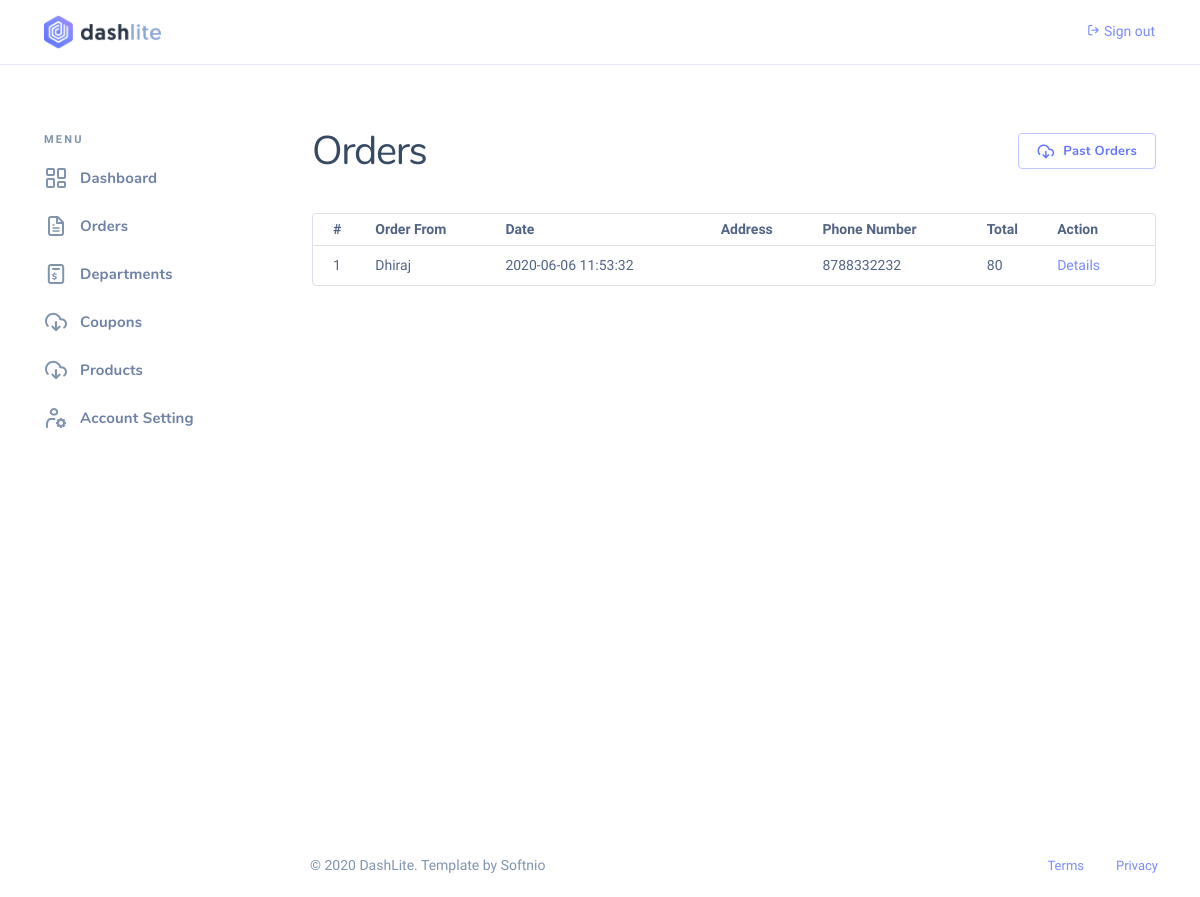
Page /auth/admin/orders.php?past_order=1 on the earlier database version.
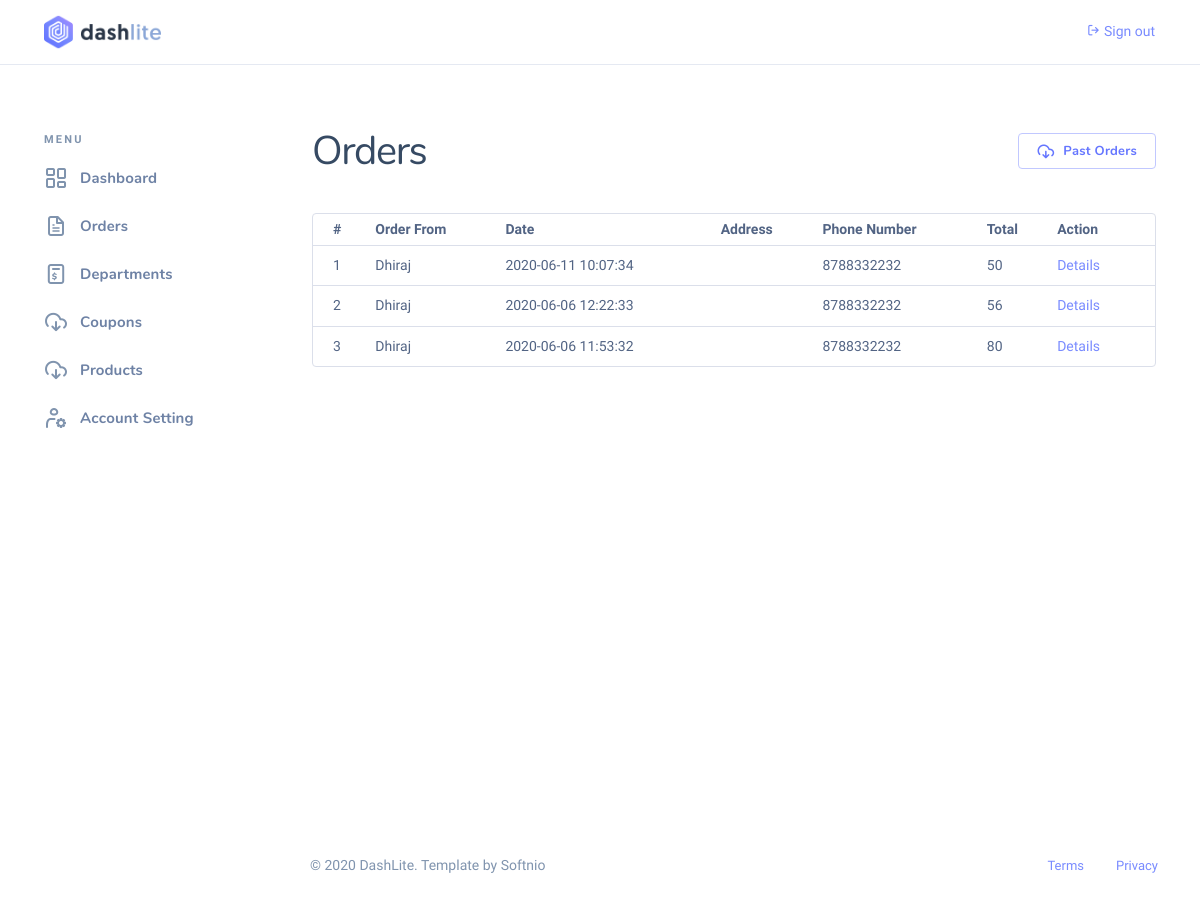
Same page on the later database version.
### tables this page shows
CREATE TABLE `orders` (
  `id` int(11) NOT NULL,
  `userid` int(11) NOT NULL,
  `date` datetime NOT NULL,
  `total` double NOT NULL,
  `transactionid` varchar(255) NOT NULL,
  `pincode` varchar(11) NOT NULL,
  `address` text NOT NULL,
  `landmark` text NOT NULL,
  `coupon` varchar(255) DEFAULT NULL,
  `saved` int(11) NOT NULL,
  `status` varchar(255) NOT NULL
);

CREATE TABLE `user` (
  `id` int(11) NOT NULL,
  `firstname` varchar(255) NOT NULL,
  `lastname` varchar(255) NOT NULL,
  `email` varchar(255) NOT NULL,
  `mobileno` varchar(20) NOT NULL,
  `password` varchar(255) NOT NULL,
  `is_admin` int(1) NOT NULL
);

### core/Database.php (called while the page is built, shortened)
<?php
    class Database {
        private $connection;
        public function set_connection(){
            $this->connection = mysqli_connect(DB_HOST, DB_USER, DB_PASSWORD, DB_DATABASE);
        }
        public function query($query){
            $result = mysqli_query($this->connection, $query);
            if($result){
                return $result;
            }
            return false;
        }
    }
    $database = new Database();

### core/Crud.php (called while the page is built, shortened)
<?php
    class Crud {
        public static function read($query) {
            global $database;
            $result = $database->query($query);
            if ($result) {
                $array = array();
                while ($row = mysqli_fetch_assoc($result)) {
                    $array[] = $row;
                }
                return $array;
            }
            return false;
        }
    }

### auth/admin/orders/read.php (called while the page is built, shortened)
<?php
    if(isset($_GET['past_order'])){
        $results = addSrNo(Crud::read("select orders.id, concat(user.firstname, ' ', user.lastname) as name, orders.date, orders.total, orders.address, user.mobileno, orders.status from orders, user where orders.userid = user.id and orders.status = 'Delivered' order by orders.date desc"), true);
    }else{
        $results = addSrNo(Crud::read("select orders.id, concat(user.firstname, ' ', user.lastname) as name, orders.date, orders.total, orders.address, user.mobileno, orders.status from orders, user where orders.userid = user.id and orders.status != 'Delivered' order by orders.date desc"), true);
    }

### helpers/functions.php (called while the page is built, shortened)
<?php
    function addSrNo($result, $isAssociative){
		if(is_array($result)){
			for($i=0;$i<sizeof($result);$i++){
				if($isAssociative){
					$result[$i]["SrNo"] = $i+1;
				}else{
					$result[$i]->SrNo = $i+1;
				}
			}
		}
		return $result;
    }

### core/Crypter.php (called while the page is built, shortened)
<?php
    class Cryptor{
        protected $method = 'aes-128-ctr';
        private $key;
        protected function iv_bytes(){
            return openssl_cipher_iv_length($this->method);
        }
        public function __construct($key = FALSE, $method = FALSE){
            if(ctype_print($key)) {
                $this->key = openssl_digest($key, 'SHA256', TRUE);
            } else {
                $this->key = $key;
            }
        }
        public function encrypt($data){
            $iv = openssl_random_pseudo_bytes($this->iv_bytes());
            return bin2hex($iv) . openssl_encrypt($data, $this->method, $this->key, 0, $iv);
        }
    }
    $cryptor = new Cryptor(ENCRYPTION_KEY);

### auth/admin/orders.php (the view, shortened to what the changed rows need)
<?php
    include ("../../configs/init.php");
    include ("./orders/read.php");
?>
<!DOCTYPE html>
<html lang="zxx" class="js">
<?php echo get_header(); ?>
<body class="nk-body npc-subscription has-aside ui-clean ">
    <div class="nk-app-root">
        <div class="nk-main ">
            <div class="nk-wrap ">
                <div class="nk-content ">
                    <div class="container wide-xl">
                        <div class="nk-content-inner">
                            <div class="nk-content-body">
                                <div class="nk-content-wrap">
                                    <div class="nk-block-head nk-block-head-lg">
                                        <div class="nk-block-between-md g-4">
                                            <div class="nk-block-head-content">
                                                <h2 class="nk-block-title fw-normal">Orders</h2>
                                            </div>
                                        </div>
                                    </div>
                                    <div class="nk-block">
                                        <div class="card card-bordered table-responsive">
                                            <table class="table">
                                                <thead>
                                                    <tr>
                                                        <th><span class="">#</span></th>
                                                        <th>
                                                            Order From
                                                        </th>
                                                        <th>
                                                            Date
                                                        </th>
                                                        <th>
                                                            Address
                                                        </th>
                                                        <th>
                                                            Phone Number
                                                        </th>
                                                        <th>
                                                            Total
                                                        </th>
                                                        <th>
                                                            Action
                                                        </th>
                                                </thead>
                                                <tbody>
                                                    <?php
                                                        foreach($results as $row){
                                                            ?>
                                                        <tr>
                                                            <td><?php echo $row['SrNo'] ?></td>
                                                            <td><?php echo $row['name'] ?></td>
                                                            <td><?php echo $row['date'] ?></td>
                                                            <td><?php echo $row['address'] ?></td>
                                                            <td><?php echo $row['mobileno'] ?></td>
                                                            <td><?php echo $row['total'] ?></td>
                                                            <?php
                                                                if(!isset($_GET['past_order'])){
                                                                    if($row['status'] === "Processing"){
                                                                        ?>
                                                                        <td>
                                                                            <a href="<?php echo AUTH_PATH . 'admin/orders/status.php?status=Dispatched&&id=' . $cryptor->encrypt($row['id']) ?>">Mark as dispached</a>
                                                                            <br />
                                                                            <a href="<?php echo AUTH_PATH . 'admin/orders/details.php?id=' . $cryptor->encrypt($row['id']) ?>">Details</a>
                                                                        </td>
                                                                        <?php
                                                                    }else if($row['status'] === "Dispatched"){
                                                                        ?>
                                                                        <td><a href="<?php echo AUTH_PATH . 'admin/orders/status.php?status=Delivered&&id=' . $cryptor->encrypt($row['id']) ?>">Mark as delivered</a><br /><a href="<?php echo AUTH_PATH . 'admin/orders/details.php?id=' . $cryptor->encrypt($row['id']) ?>">Details</a></td>
                                                                        <?php
                                                                    }
                                                                }else{
                                                                    ?>
                                                                    <td>
                                                                    <a href="<?php echo AUTH_PATH . 'admin/orders/details.php?id=' . $cryptor->encrypt($row['id']) ?>">Details</a>
                                                                    </td>
                                                                    <?php
                                                                }
                                                            ?>
                                                        </tr>
                                                            <?php
                                                        }
                                                    ?>
                                                </tbody>
                                            </table>
                                        </div>
                                    </div>
                                </div>
                            </div>
                        </div>
                    </div>
                </div>
            </div>
        </div>
    </div>
</body>
</html>

Differences in the rows shown:
added orders: SrNo "1", name "Dhiraj", date "2020-06-11 10:07:34", userid.mobileno "8788332232", total "50"
now on this page (row edited): orders: SrNo "2", name "Dhiraj", date "2020-06-06 12:22:33", userid.mobileno "8788332232", total "56"
computed for orders (number 3 of 3 on the later page): id "1" → "3"
